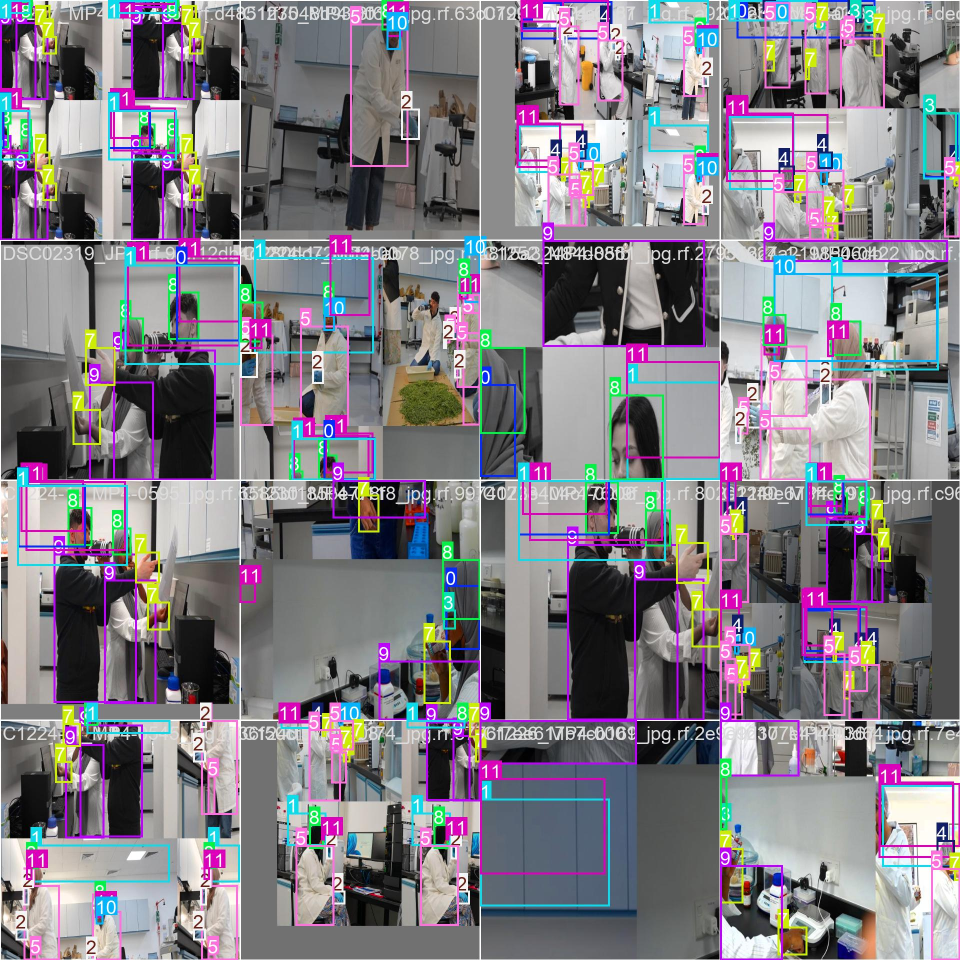
#> input picture Lab/train_batch0.jpg, 1920 x 1920 px (shown at 1/2 size)
$ python ajout.py -i Lab
#> lines starting #> are read from the running program, lines starting #| are printed output that depends on the picture
"""
Image Data Augmentation Script
================================
Prend un dossier d'images et génère des images augmentées
(rotation, flip, filtre, zoom, bruit, etc.)
Toutes les images (originales + augmentées) sont sauvegardées
dans le même dossier avec le format : alae_img_1, alae_img_2, ...

Usage:
    python image_augmentation.py --input_dir ./images --output_dir ./augmented --prefix alae_img
"""

import os
import sys
import argparse
import random
import numpy as np
from PIL import Image, ImageFilter, ImageEnhance, ImageOps
from pathlib import Path


# ─────────────────────────────────────────────
#  TRANSFORMATIONS D'AUGMENTATION
# ─────────────────────────────────────────────

def rotate(img, angle=None):
    """Rotation aléatoire entre -45° et 45° (ou angle fixe)."""
    if angle is None:
        angle = random.uniform(-45, 45)
    return img.rotate(angle, expand=True, fillcolor=(0, 0, 0))


def flip_horizontal(img):
    """Miroir horizontal."""
    return ImageOps.mirror(img)


def flip_vertical(img):
    """Miroir vertical."""
    return ImageOps.flip(img)


def zoom_crop(img, zoom_factor=None):
    """Zoom + recadrage au centre."""
    if zoom_factor is None:
        zoom_factor = random.uniform(1.1, 1.5)
    w, h = img.size
    new_w, new_h = int(w * zoom_factor), int(h * zoom_factor)
    img_resized = img.resize((new_w, new_h), Image.LANCZOS)
    left = (new_w - w) // 2
    top = (new_h - h) // 2
    return img_resized.crop((left, top, left + w, top + h))


def adjust_brightness(img, factor=None):
    """Ajuste la luminosité (0.5 = sombre, 1.5 = clair)."""
    if factor is None:
        factor = random.uniform(0.5, 1.5)
    return ImageEnhance.Brightness(img).enhance(factor)


def adjust_contrast(img, factor=None):
    """Ajuste le contraste."""
    if factor is None:
        factor = random.uniform(0.5, 2.0)
    return ImageEnhance.Contrast(img).enhance(factor)


def adjust_saturation(img, factor=None):
    """Ajuste la saturation."""
    if factor is None:
        factor = random.uniform(0.0, 2.0)
    return ImageEnhance.Color(img).enhance(factor)


def adjust_sharpness(img, factor=None):
    """Ajuste la netteté."""
    if factor is None:
        factor = random.uniform(0.0, 3.0)
    return ImageEnhance.Sharpness(img).enhance(factor)


def gaussian_blur(img, radius=None):
    """Flou gaussien."""
    if radius is None:
        radius = random.uniform(0.5, 2.5)
    return img.filter(ImageFilter.GaussianBlur(radius=radius))


def add_noise(img, intensity=None):
    """Ajout de bruit gaussien."""
    if intensity is None:
        intensity = random.uniform(5, 30)
    arr = np.array(img).astype(np.float32)
    noise = np.random.normal(0, intensity, arr.shape)
    arr = np.clip(arr + noise, 0, 255).astype(np.uint8)
    return Image.fromarray(arr)


def grayscale(img):
    """Conversion en niveaux de gris (maintient 3 canaux RGB)."""
    return ImageOps.grayscale(img).convert("RGB")


def sepia(img):
    """Filtre sépia."""
    arr = np.array(img.convert("RGB"), dtype=np.float64)
    r = arr[:, :, 0] * 0.393 + arr[:, :, 1] * 0.769 + arr[:, :, 2] * 0.189
    g = arr[:, :, 0] * 0.349 + arr[:, :, 1] * 0.686 + arr[:, :, 2] * 0.168
    b = arr[:, :, 0] * 0.272 + arr[:, :, 1] * 0.534 + arr[:, :, 2] * 0.131
    sepia_arr = np.stack([r, g, b], axis=2)
    sepia_arr = np.clip(sepia_arr, 0, 255).astype(np.uint8)
    return Image.fromarray(sepia_arr)


def shear(img, shear_range=None):
    """Déformation (shear) horizontale."""
    if shear_range is None:
        shear_range = random.uniform(-0.3, 0.3)
    w, h = img.size
    transform = (1, shear_range, -shear_range * h / 2,
                 0, 1, 0)
    return img.transform((w, h), Image.AFFINE, transform,
                         resample=Image.BILINEAR)


def edge_enhance(img):
    """Renforcement des contours."""
    return img.filter(ImageFilter.EDGE_ENHANCE_MORE)


def equalize(img):
    """Égalisation de l'histogramme."""
    return ImageOps.equalize(img.convert("RGB"))


def random_crop_pad(img, padding=20):
    """Crop aléatoire + rembourrage."""
    w, h = img.size
    left   = random.randint(0, padding)
    top    = random.randint(0, padding)
    right  = random.randint(0, padding)
    bottom = random.randint(0, padding)
    cropped = img.crop((left, top, w - right, h - bottom))
    return cropped.resize((w, h), Image.LANCZOS)


# ─────────────────────────────────────────────
#  CATALOGUE DES AUGMENTATIONS
# ─────────────────────────────────────────────

AUGMENTATIONS = {
    "rotate_15":         lambda img: rotate(img, 15),
    "rotate_-15":        lambda img: rotate(img, -15),
    "flip_h":            flip_horizontal,
    "flip_v":            flip_vertical,
    "zoom_1.4":          lambda img: zoom_crop(img, 1.4),
    "brightness_dark":   lambda img: adjust_brightness(img, 0.5),
    "brightness_light":  lambda img: adjust_brightness(img, 1.5),
    "contrast_low":      lambda img: adjust_contrast(img, 0.5),
    "contrast_high":     lambda img: adjust_contrast(img, 2.0),
    "saturation_low":    lambda img: adjust_saturation(img, 0.3),
    "gaussian_blur":     gaussian_blur,
    "noise":             add_noise,
    "random_crop":       random_crop_pad,
    "flip_h+rotate_15":  lambda img: rotate(flip_horizontal(img), 15),
    "bright+contrast":   lambda img: adjust_contrast(adjust_brightness(img, 1.3), 1.5),
    "noise+blur":        lambda img: gaussian_blur(add_noise(img), 1.5),
}


# ─────────────────────────────────────────────
#  CHARGEMENT DES IMAGES
# ─────────────────────────────────────────────

SUPPORTED_EXTENSIONS = {".jpg", ".jpeg", ".png", ".bmp", ".tiff", ".tif", ".webp"}


def load_images_from_folder(folder: str):
    """Retourne une liste de (chemin, objet PIL.Image)."""
#> called with folder = 'Lab'
    folder_path = Path(folder)
    if not folder_path.exists():
        raise FileNotFoundError(f"Dossier introuvable : {folder}")

    images = []
    for file in sorted(folder_path.iterdir()):
        if file.suffix.lower() in SUPPORTED_EXTENSIONS:
            try:
                img = Image.open(file).convert("RGB")
#> img is the input picture: PIL image 1920x1920 RGB; mean R, G, B 129, 124.9, 132.4
                images.append((file, img))
                print(f"  ✔  Chargé : {file.name}")
            except Exception as e:
                print(f"  ✘  Erreur sur {file.name} : {e}")

    return images


# ─────────────────────────────────────────────
#  PIPELINE PRINCIPAL
# ─────────────────────────────────────────────

def augment_dataset(
    input_dir: str,
    output_dir: str,
    prefix: str = "alae_img",
    augmentations: list = None,
    include_originals: bool = True,
):
    """
    Génère les images augmentées et les sauvegarde dans output_dir.

    Paramètres
    ----------
    input_dir        : dossier contenant les images sources
    output_dir       : dossier de sortie (créé si absent)
    prefix           : préfixe des noms de fichiers (ex: alae_img)
    augmentations    : liste de clés dans AUGMENTATIONS (None = toutes)
    include_originals: si True, copie aussi les images originales
    """
    output_path = Path(output_dir)
    output_path.mkdir(parents=True, exist_ok=True)

    print(f"\n{'='*55}")
    print(f"  📂  Chargement des images depuis : {input_dir}")
    print(f"{'='*55}")

    images = load_images_from_folder(input_dir)
#> images = 2 items
    if not images:
        print("Aucune image trouvée. Vérifiez le dossier.")
        sys.exit(1)

    selected_augs = augmentations or list(AUGMENTATIONS.keys())
    counter = 1
    saved_files = []

    print(f"\n{'='*55}")
    print(f"  🔄  Application des augmentations…")
    print(f"{'='*55}")

    for src_path, img in images:
        # ── 1. Copie de l'original ──────────────────────────
        if include_originals:
            out_name = f"{prefix}_{counter}.jpg"
            out_file = output_path / out_name
            img.save(out_file, "JPEG", quality=95)
            saved_files.append(out_name)
            print(f"  [{counter:>4}] Original  ← {src_path.name}")
            counter += 1

        # ── 2. Augmentations ───────────────────────────────
        for aug_key in selected_augs:
            transform = AUGMENTATIONS.get(aug_key)
            if transform is None:
                continue
            try:
                aug_img = transform(img)
                out_name = f"{prefix}_{counter}.jpg"
                out_file = output_path / out_name
                aug_img.save(out_file, "JPEG", quality=95)
                saved_files.append(out_name)
                print(f"  [{counter:>4}] {aug_key:<22} ← {src_path.name}")
                counter += 1
            except Exception as e:
                print(f"  ✘  Erreur [{aug_key}] sur {src_path.name} : {e}")
#> this loop made 2 passes
#> (printed output is left out)
#> pass 1, in augment_dataset, `aug_img.save(out_file, "JPEG", quality=95)`:
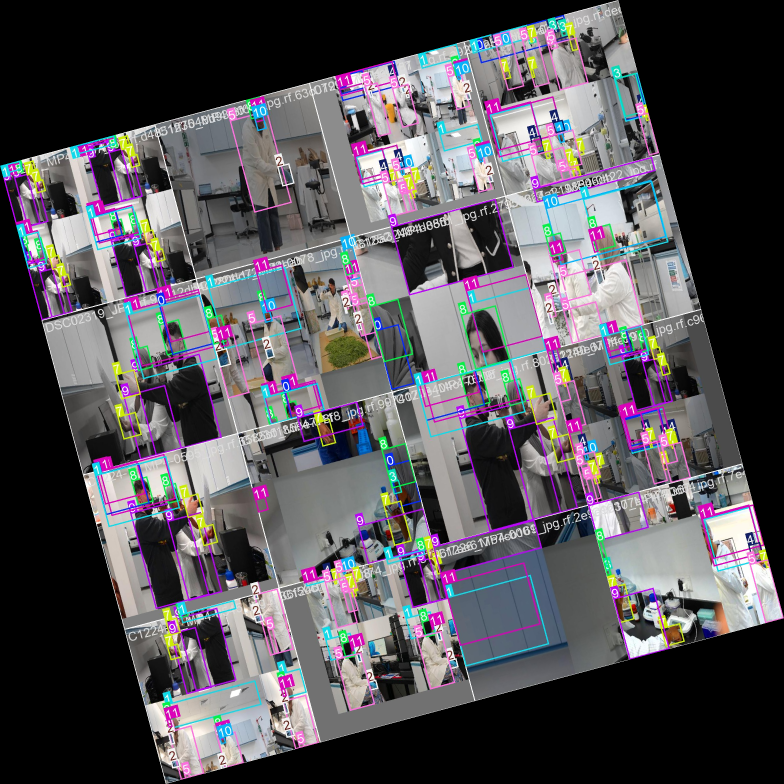
#> saved as alae_img_2.jpg: PIL image 2352x2352 RGB (shown at 1/3 size); mean R, G, B 85.9, 83.2, 88.2
#> pass 1, in augment_dataset, `aug_img.save(out_file, "JPEG", quality=95)`:
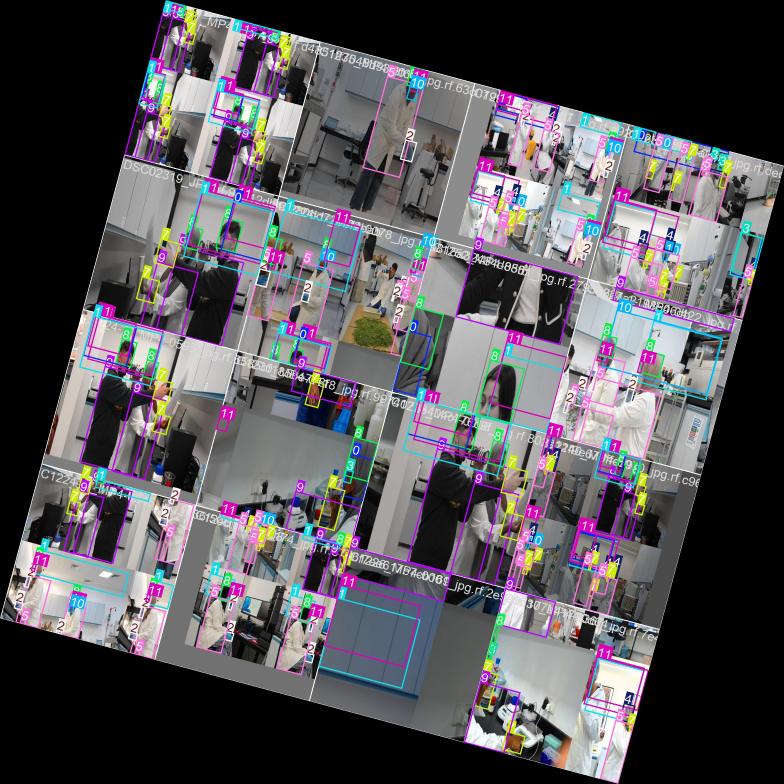
#> saved as alae_img_3.jpg: PIL image 2352x2352 RGB (shown at 1/3 size); mean R, G, B 85.9, 83.2, 88.2
#> pass 1, in augment_dataset, `aug_img.save(out_file, "JPEG", quality=95)`:
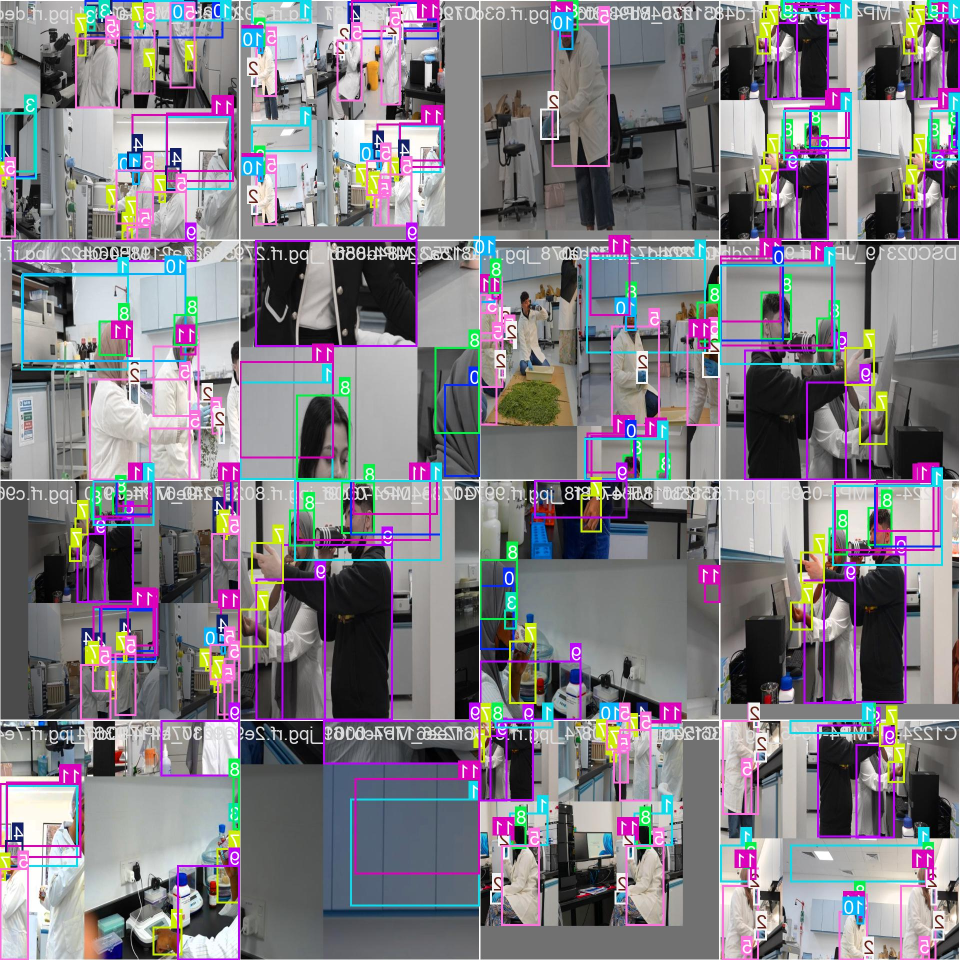
#> saved as alae_img_4.jpg: PIL image 1920x1920 RGB (shown at 1/2 size); mean R, G, B 129, 124.9, 132.4
#> pass 1, in augment_dataset, `aug_img.save(out_file, "JPEG", quality=95)`:
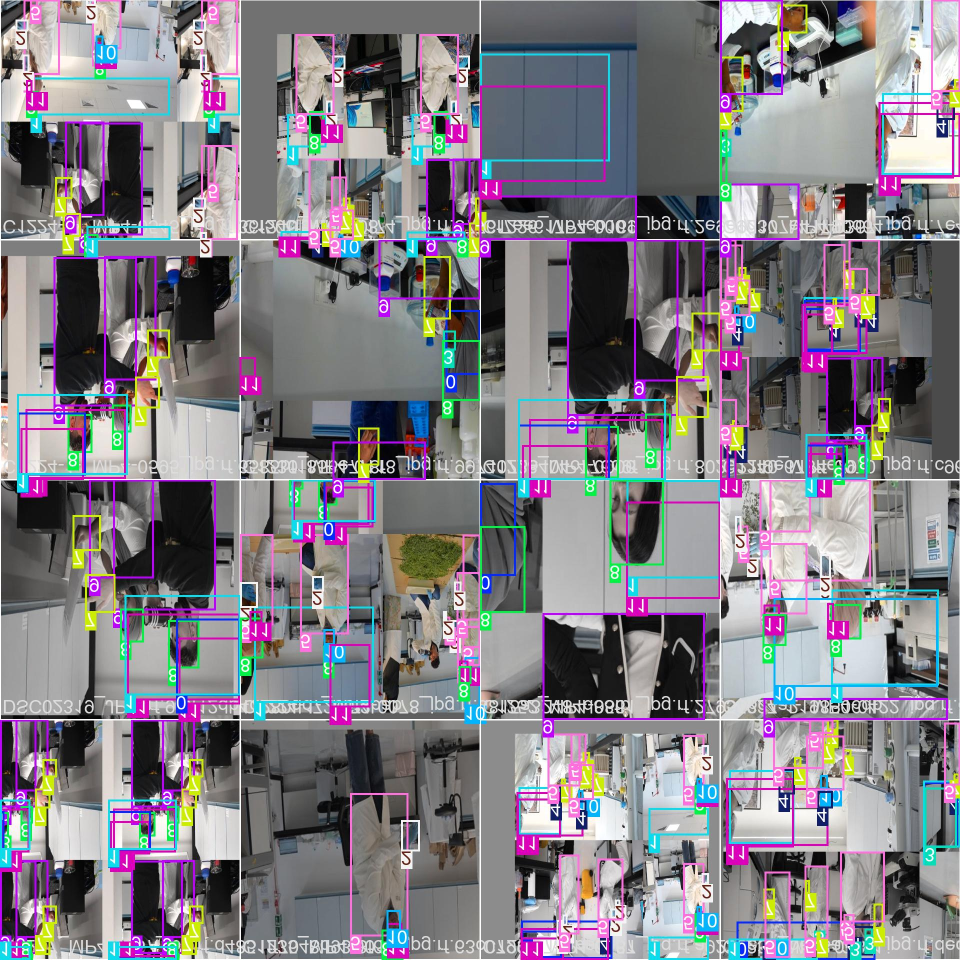
#> saved as alae_img_5.jpg: PIL image 1920x1920 RGB (shown at 1/2 size); mean R, G, B 129, 124.9, 132.4
#> after the loop:
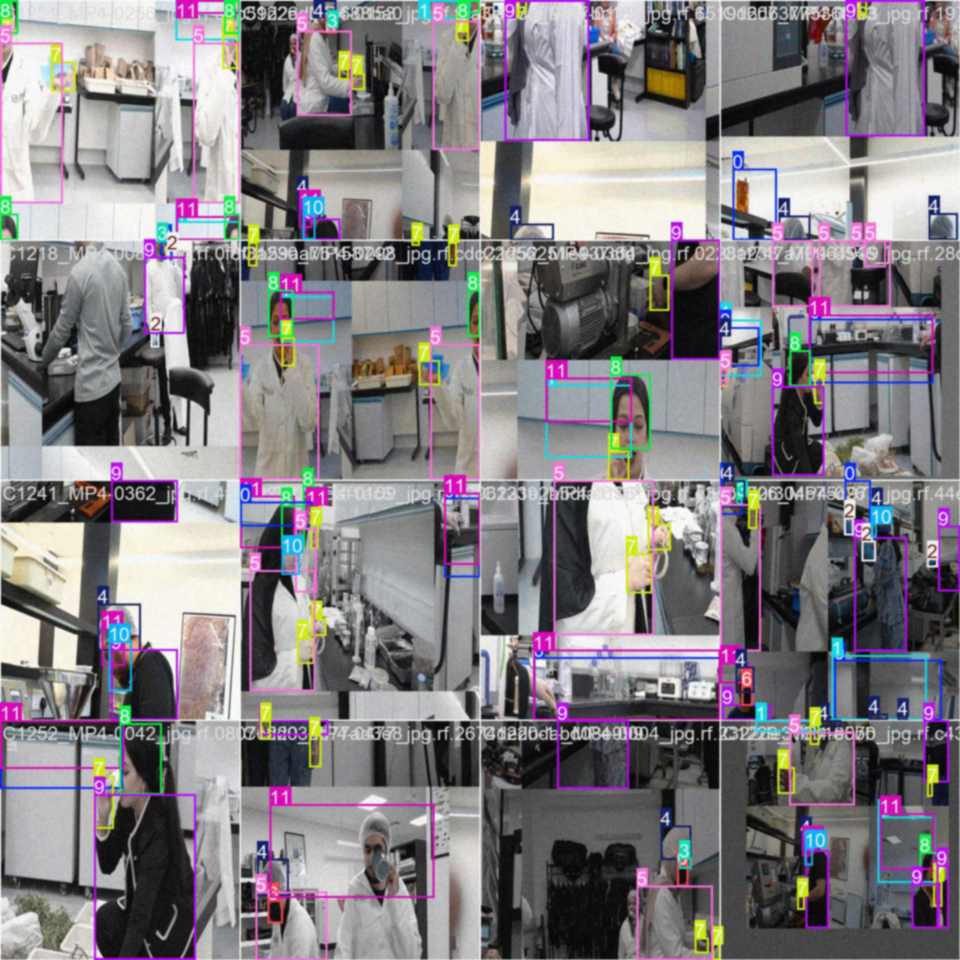
#> aug_img: PIL image 1920x1920 RGB (shown at 1/2 size); mean R, G, B 129.5, 125.4, 129.3
#> after the loop, counter = 35; saved_files = 34 items, first 6: 'alae_img_1.jpg', 'alae_img_2.jpg', 'alae_img_3.jpg', 'alae_img_4.jpg', 'alae_img_5.jpg', 'alae_img_6.jpg'

    # ── Résumé ────────────────────────────────────────────
    print(f"\n{'='*55}")
    print(f"  ✅  {len(saved_files)} images sauvegardées dans : {output_dir}")
#|   ✅  34 images sauvegardées dans : ./augmented_images
    print(f"  📁  Images sources   : {len(images)}")
#|   📁  Images sources   : 2
    print(f"  🔢  Par image        : {len(selected_augs)} augmentations"
          + (" + original" if include_originals else ""))
    print(f"{'='*55}\n")

    return saved_files


# ─────────────────────────────────────────────
#  CLI
# ─────────────────────────────────────────────

def parse_args():
    parser = argparse.ArgumentParser(
        description="Augmentation de données d'images avec renommage séquentiel."
    )
    parser.add_argument(
        "--input_dir", "-i",
        required=True,
        help="Dossier contenant les images sources."
    )
    parser.add_argument(
        "--output_dir", "-o",
        default="./augmented_images",
        help="Dossier de sortie (défaut : ./augmented_images)."
    )
    parser.add_argument(
        "--prefix", "-p",
        default="alae_img",
        help="Préfixe des noms de fichiers (défaut : alae_img)."
    )
    parser.add_argument(
        "--augmentations", "-a",
        nargs="+",
        default=None,
        help=(
            "Liste des augmentations à appliquer (défaut : toutes). "
            "Valeurs possibles : " + ", ".join(AUGMENTATIONS.keys())
        )
    )
    parser.add_argument(
        "--no_originals",
        action="store_true",
        help="Ne pas inclure les images originales dans la sortie."
    )
    parser.add_argument(
        "--list_augmentations",
        action="store_true",
        help="Affiche la liste des augmentations disponibles et quitte."
    )
    return parser.parse_args()


def main():
    args = parse_args()

    if args.list_augmentations:
        print("\nAugmentations disponibles :")
        for key in AUGMENTATIONS:
            print(f"  • {key}")
        print()
        sys.exit(0)

    augment_dataset(
        input_dir=args.input_dir,
        output_dir=args.output_dir,
        prefix=args.prefix,
        augmentations=args.augmentations,
        include_originals=not args.no_originals,
    )


if __name__ == "__main__":
    main()
